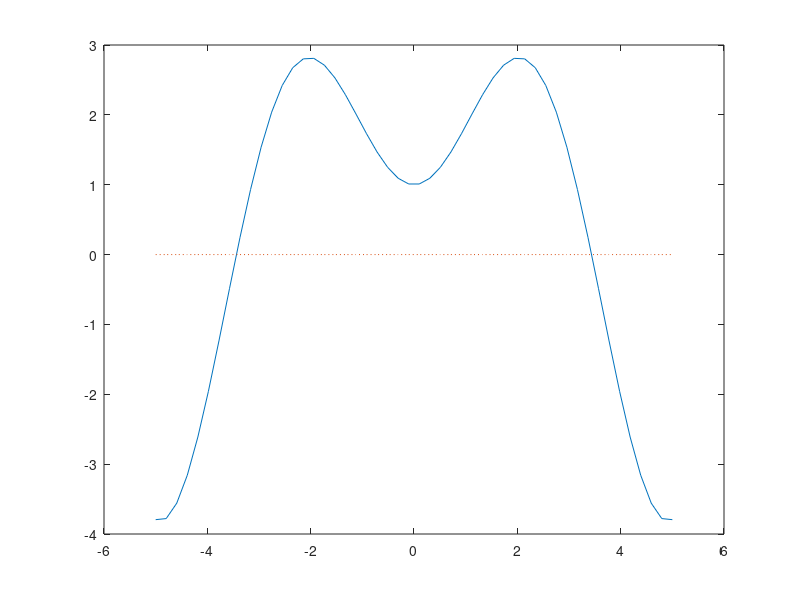

This figure's MATLAB source: (Note: this script raises an error after producing the figure.)
a=-5;b=5;
m=50; x=linspace(a,b,m);
h=0.001; iter=5; eps=0.001;
f=@(x)1+x.*sin(x);
y=f(x);
plot (x,f(x),x,0*x,':');
hold on;
y_min=min(y);
y_max=max(y);
if y_min<0
    y_min=1.1*y_min;
else
    y_min=0.9*y_min;
end
if y_max>0
    y_max=1.1*y_max;
else
    y_max=0.9*y_max;
end
y_lim1=([y_min,y_max]);
z=ginput(1);
x1=z(1);
for i=1:iter
    yh=(f(x1+h)-f(x1))/h;
    x2=x1-f(x1)/yh;
    P=plot(x,f(x)+yh*(x-x1),':', x1,f(x1),'*', x2,0,'*',x2,f(x2),'o');
    L=line([x1,x2],[0,f(x2)]);
    set(L,'LineStyle',':');
    x1=x2;
   if  abs(f(x2))<eps
       break;
   end
   pause
   delete(P,L);
end
hold off;

%%
a=-5;b=5;
m=50; x=linspace(a,b,m);
h=0.001; iter=5; eps=0.001;
f=@(x)1+x.*sin(x);
y=f(x);
plot (x,f(x),x,0*x,':');
hold on;
y_min=min(y);
y_max=max(y);
if y_min<0
    y_min=1.1*y_min;
else
    y_min=0.9*y_min;
end
if y_max>0
    y_max=1.1*y_max;
else
    y_max=0.9*y_max;
end
axis([a,b,y_min,y_max]);
z=ginput(2);
z1=z(1,1);
z2=z(2,1);
f1=f(z1);
f2=f(z2);
z=(z1+z2)/2;
y=f(z);
P = plot(z1,0,'*',z2,0,'*',z,0,'*');
for i=1:iter
    z=(z1+z2)/2;
    y=f(z);
    delete(P)
    P=plot(z1,0,'*',z2,0,'*',z,0,'*');
    if  y*f1<0
        z2=z;
    else z1=z;
    end
    if abs(f(z))<eps 
        break
    end
end
hold off








%%
a=0;b=14;
m=50; x=linspace(a,b,m);
h=0.001; iter=5; eps=0.001;
f=@(x)sin(x)./x;
y=f(x);
plot (x,f(x),x,0*x,':');
hold on;
y_min=min(y);
y_max=max(y);
if y_min<0
    y_min=1.1*y_min;
else
    y_min=0.9*y_min;
end
if y_max>0
    y_max=1.1*y_max;
else
    y_max=0.9*y_max;
end
y_lim2=([y_min,y_max]);
z=ginput(1);
x1=z(1);
for i=1:iter
    yh=(f(x1+h)-f(x1))/h;
    x2=x1-f(x1)/yh;
    P=plot(x,f(x)+yh*(x-x1),':', x1,f(x1),'*', x2,0,'*',x2,f(x2),'o');
    L=line([x1,x2],[0,f(x2)]);
    set(L,'LineStyle',':');
    x1=x2;
   if  abs(f(x2))<eps
       break;
   end
   pause
   delete(P,L);
end
hold off;

%%
a=0;b=14;
m=50; x=linspace(a,b,m);
h=0.001; iter=5; eps=0.001;
f=@(x)sin(x)./x;
y=f(x);
plot (x,f(x),x,0*x,':');
hold on;
y_min=min(y);
y_max=max(y);
if y_min<0
    y_min=1.1*y_min;
else
    y_min=0.9*y_min;
end
if y_max>0
    y_max=1.1*y_max;
else
    y_max=0.9*y_max;
end
axis([a,b,y_min,y_max]);
z=ginput(2);
z1=z(1,1);
z2=z(2,1);
f1=f(z1);
f2=f(z2);
z=(z1+z2)/2;
y=f(z);
P = plot(z1,0,'*',z2,0,'*',z,0,'*');
for i=1:iter
    z=(z1+z2)/2;
    y=f(z);
    delete(P)
    P=plot(z1,0,'*',z2,0,'*',z,0,'*');
    if  y*f1<0
        z2=z;
    else z1=z;
    end
    if abs(f(z))<eps 
        break
    end
end
hold off


%%
a=0;b=7;
m=50; x=linspace(a,b,m);
h=0.001; iter=5; eps=0.001;
f=@(x)1+(1+sin(x)-cos(x)).^2-(sin(2.*x)-cos(2.*x)-0.2).^2;
y=f(x);
plot (x,f(x),x,0*x,':');
hold on;
y_min=min(y);
y_max=max(y);
if y_min<0
    y_min=1.1*y_min;
else
    y_min=0.9*y_min;
end
if y_max>0
    y_max=1.1*y_max;
else
    y_max=0.9*y_max;
end
y_lim3=([y_min,y_max]);
z=ginput(1);
x1=z(1);
for i=1:iter
    yh=(f(x1+h)-f(x1))/h;
    x2=x1-f(x1)/yh;
    P=plot(x,f(x)+yh*(x-x1),':', x1,f(x1),'*', x2,0,'*',x2,f(x2),'o');
    L=line([x1,x2],[0,f(x2)]);
    set(L,'LineStyle',':');
    x1=x2;
   if  abs(f(x2))<eps
       break;
   end
   pause
   delete(P,L);
end
hold off;


%%

a=0;b=7;
m=50; x=linspace(a,b,m);
h=0.001; iter=5; eps=0.001;
f=@(x)1+(1+sin(x)-cos(x)).^2-(sin(2.*x)-cos(2.*x)-0.2).^2;
y=f(x);
plot (x,f(x),x,0*x,':');
hold on;
y_min=min(y);
y_max=max(y);
if y_min<0
    y_min=1.1*y_min;
else
    y_min=0.9*y_min;
end
if y_max>0
    y_max=1.1*y_max;
else
    y_max=0.9*y_max;
end
axis([a,b,y_min,y_max]);
z=ginput(2);
z1=z(1,1);
z2=z(2,1);
f1=f(z1);
f2=f(z2);
z=(z1+z2)/2;
y=f(z);
P = plot(z1,0,'*',z2,0,'*',z,0,'*');
for i=1:iter
    z=(z1+z2)/2;
    y=f(z);
    delete(P)
    P=plot(z1,0,'*',z2,0,'*',z,0,'*');
    if  y*f1<0
        z2=z;
    else z1=z;
    end
    if abs(f(z))<eps 
        break
    end
end
hold off